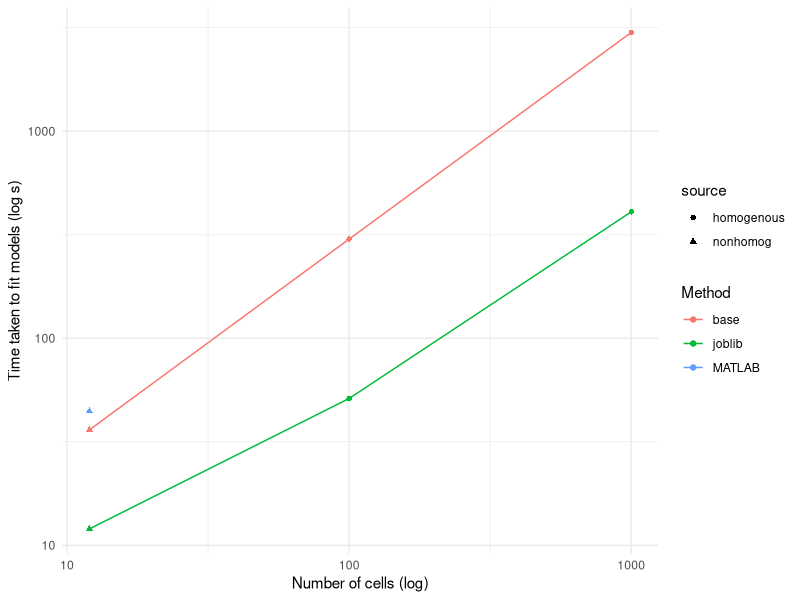

Write R code to recreate this figure.
## ---- chunk 1
#| fig-cap: Time taken to fit processes, split by data source and backend

library(tidyverse)

# create dataframe of results
source <- c("homogenous", "homogenous", "homogenous", "homogenous", "nonhomog", "nonhomog", "nonhomog")
cells_fit <- c(1000, 1000, 100, 100, 12, 12, 12)
method <- c("base", "joblib", "base", "joblib", "MATLAB", "base", "joblib")
time <- c(3000, 408, 301.39, 51.21, 44.41, 36.09, 12.0)

results <- data.frame(source, cells_fit, method, time)
results$source <- factor(results$source, levels = c("homogenous", "nonhomog"))
results$method <- factor(results$method, levels = c("base", "joblib", "MATLAB"))
results$time <- as.numeric(results$time)

# plot results
ggplot(results, aes(x = cells_fit, y = time, color = method)) +
  geom_point(aes(shape = source)) +
  geom_line() +
  scale_y_log10() +
  scale_x_log10() +
  labs(
    x = "Number of cells (log)",
    y = "Time taken to fit models (log s)",
    color = "Method"
  ) +
  theme_minimal()
